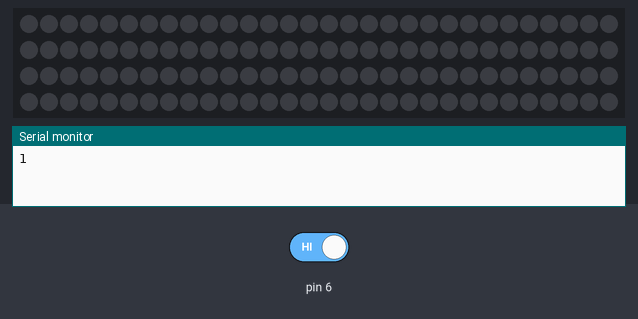
This sketch was run on a simulated Arduino Uno, built with avr-gcc and run on an emulated ATmega328P. On the bench: 120 RGB LEDs in strip order, left to right, continuing on the next row, the last lines printed to the serial monitor. Inputs (shaded band) come from the test bench; at power-on: pin 6 HIGH. Random numbers use the default seed unless the sketch sets one.

Above: at 1.2 s.
1.3 s: pin 6 driven LOW
At 1.47 s:
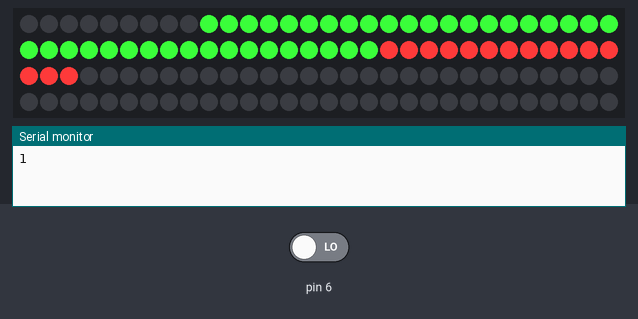
3.7 s: pin 6 driven HIGH
At 3.7 s:
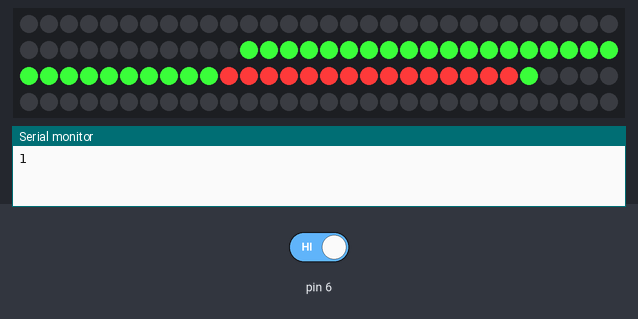
6.7 s: pin 6 driven LOW
At 6.89 s:
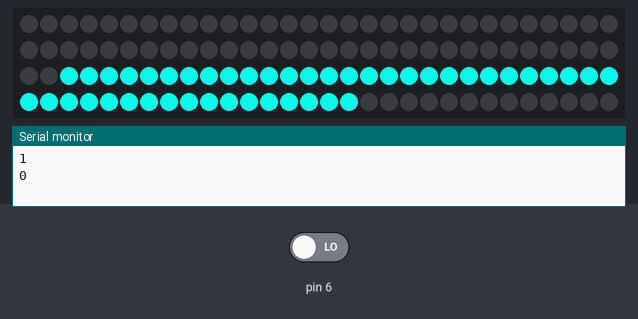
Timing chart, 0 to 9.7 s (numbered marks = the images above; inputs shaded):
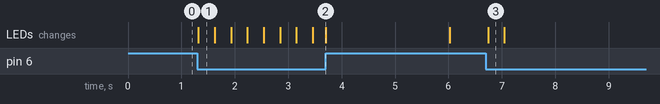

The sketch:

microphone_read.ino
```cpp
#include <FastLED.h>
#define DATA_PIN    7
#define LED_TYPE    WS2812B
#define COLOR_ORDER GRB
#define NUM_LEDS    120
unsigned long timer1=0;
unsigned long timer2=0;
CRGB leds[NUM_LEDS];
void setup()
{
FastLED.addLeds<LED_TYPE,DATA_PIN,COLOR_ORDER>(leds, NUM_LEDS).setCorrection(TypicalLEDStrip);
Serial.begin(9600); // setup serial
}
long sensor_value = 0; //Enter Your threshold value here
long abs_value = 0;
int lit_led=10;
int max_brightness=250;
int min_brightness=150;
int pattern_changer=0;
int digital_val=0;
int start_led=0;
int end_led=59;
int looper=-1;
int changer=0;
int glow1=0;

int arr_R[]={255,2,3,132,252,0,3,252,252};
int arr_G[]={59,252,136,3,3,252,11,3,202};
int arr_B[]={59,236,252,252,227,10,252,3,0};
int total=0;
void loop()
{
  timer2=millis();
  total=0;
  if(timer2%1000==0)
  {
    glow1++;
    glow1=glow1%2;
    Serial.println(glow1);
  }
  FastLED.clear();
  if(glow1==0){
    delay(20);
    FastLED.show();
    }

for(int i=0;i<5;i++)
  {
    sensor_value=digitalRead(6);
    if(sensor_value==0)
      total+=1;
    delay(2);
  }
  //Serial.println(total*total);
  int abs=total*total;
if(abs>=2)
{

  if(abs_value<=6)
  {
    looper=1;
  }
  else
  {
    looper=2;
  }

switch(looper)
{
case 1:
{

lit_led=45;
start_led=random(1,NUM_LEDS-lit_led)-1;//outputs randoom num b/w 1 to 30
for(int i=0;i<lit_led;i++)
{
  if(glow1==0){
  leds[start_led+i]=CRGB(arr_R[changer],arr_G[changer],arr_B[changer]);
  FastLED.setBrightness(min_brightness);
  }
  else
  {
  leds[start_led+i]=CRGB(arr_G[changer],arr_R[changer],arr_B[changer]);
  FastLED.setBrightness(min_brightness);
  }
}


}
case 2:
{
lit_led=15;
start_led=random(0,NUM_LEDS-lit_led)-1;
for(int i=0;i<lit_led;i++)
{
  leds[start_led+i]=CRGB(arr_R[changer],arr_G[changer],arr_B[changer]);
  FastLED.setBrightness(max_brightness);
}

}
FastLED.show();
}
}
timer1+=1;
if(timer1>500)
  timer1=0;

if(timer1==500)
{
  //Serial.println(changer);
  timer1=0;
  changer++;
  changer=changer%9;
}
}
//for(int i=0;i<lit_led;i++)
//  {
//  leds[start_led+i]=CRGB(0,0,0);
//  }
```

Measured:
- after the input at 1.3 s, the LEDs: change at once (image 1)
- after the input at 6.7 s, the LEDs: change at once (image 3)
